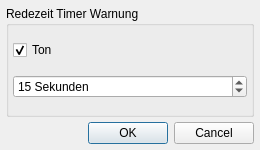
<?xml version="1.0" encoding="UTF-8"?>
<ui version="4.0">
 <class>settingsDialog</class>
 <widget class="QDialog" name="settingsDialog">
  <property name="geometry">
   <rect>
    <x>0</x>
    <y>0</y>
    <width>260</width>
    <height>150</height>
   </rect>
  </property>
  <property name="sizePolicy">
   <sizepolicy hsizetype="Fixed" vsizetype="Fixed">
    <horstretch>0</horstretch>
    <verstretch>0</verstretch>
   </sizepolicy>
  </property>
  <property name="minimumSize">
   <size>
    <width>260</width>
    <height>150</height>
   </size>
  </property>
  <property name="maximumSize">
   <size>
    <width>260</width>
    <height>150</height>
   </size>
  </property>
  <property name="windowTitle">
   <string>Dialog</string>
  </property>
  <property name="windowIcon">
   <iconset resource="app_icon.qrc">
    <normaloff>:/app_icon/app_icon</normaloff>:/app_icon/app_icon</iconset>
  </property>
  <property name="modal">
   <bool>true</bool>
  </property>
  <layout class="QVBoxLayout" name="verticalLayout">
   <property name="spacing">
    <number>5</number>
   </property>
   <property name="leftMargin">
    <number>6</number>
   </property>
   <property name="topMargin">
    <number>6</number>
   </property>
   <property name="rightMargin">
    <number>6</number>
   </property>
   <property name="bottomMargin">
    <number>6</number>
   </property>
   <item>
    <widget class="QGroupBox" name="groupBox">
     <property name="title">
      <string>Redezeit Timer Warnung</string>
     </property>
     <layout class="QVBoxLayout" name="verticalLayout_2">
      <property name="spacing">
       <number>5</number>
      </property>
      <property name="leftMargin">
       <number>4</number>
      </property>
      <property name="topMargin">
       <number>4</number>
      </property>
      <property name="rightMargin">
       <number>4</number>
      </property>
      <property name="bottomMargin">
       <number>4</number>
      </property>
      <item>
       <widget class="QCheckBox" name="timerWarningSoundCheckBox">
        <property name="text">
         <string>Ton</string>
        </property>
        <property name="checked">
         <bool>true</bool>
        </property>
       </widget>
      </item>
      <item>
       <widget class="QSpinBox" name="timerWarningDelaySpinBox">
        <property name="suffix">
         <string> Sekunden</string>
        </property>
        <property name="maximum">
         <number>59</number>
        </property>
        <property name="value">
         <number>15</number>
        </property>
       </widget>
      </item>
     </layout>
    </widget>
   </item>
   <item>
    <widget class="QDialogButtonBox" name="buttonBox">
     <property name="standardButtons">
      <set>QDialogButtonBox::Cancel|QDialogButtonBox::Ok</set>
     </property>
    </widget>
   </item>
  </layout>
 </widget>
 <resources>
  <include location="app_icon.qrc"/>
 </resources>
 <connections>
  <connection>
   <sender>buttonBox</sender>
   <signal>accepted()</signal>
   <receiver>settingsDialog</receiver>
   <slot>accept()</slot>
   <hints>
    <hint type="sourcelabel">
     <x>248</x>
     <y>254</y>
    </hint>
    <hint type="destinationlabel">
     <x>157</x>
     <y>274</y>
    </hint>
   </hints>
  </connection>
  <connection>
   <sender>buttonBox</sender>
   <signal>rejected()</signal>
   <receiver>settingsDialog</receiver>
   <slot>reject()</slot>
   <hints>
    <hint type="sourcelabel">
     <x>316</x>
     <y>260</y>
    </hint>
    <hint type="destinationlabel">
     <x>286</x>
     <y>274</y>
    </hint>
   </hints>
  </connection>
 </connections>
</ui>
